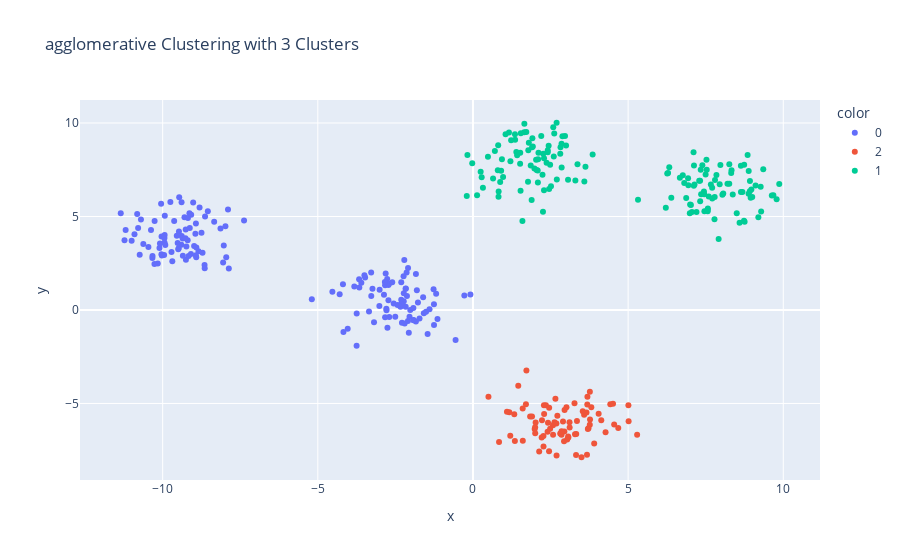
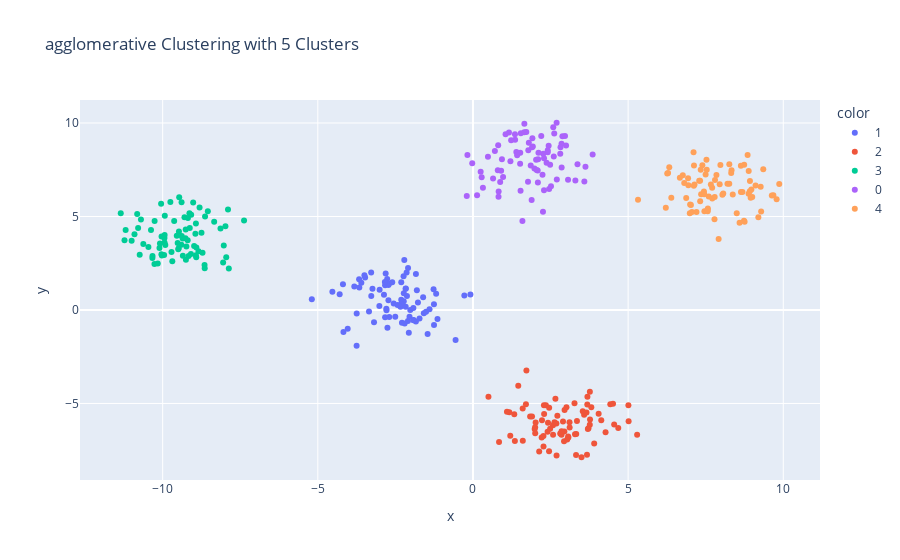
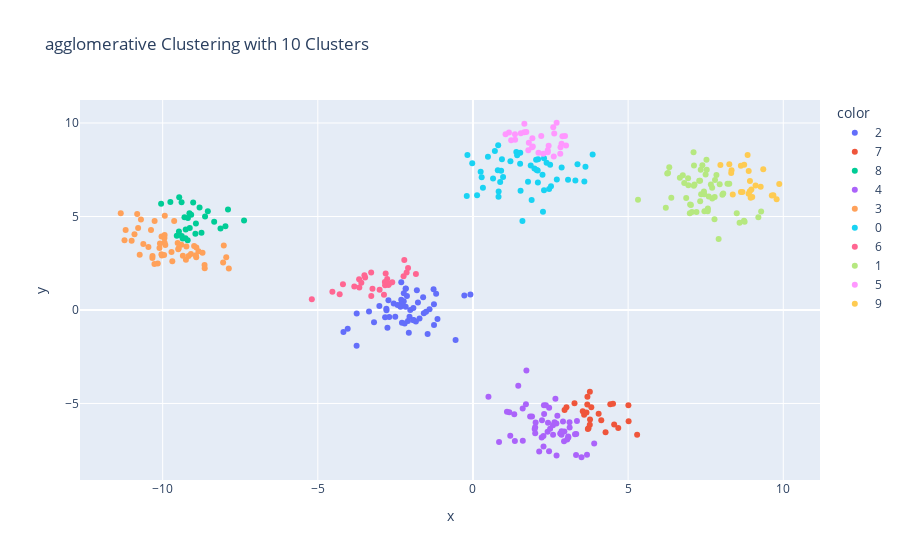

The notebook cell saved with these charts, in order:
### Code cell
labels_fixed = cluster_agglomerative(X, n_clusters=3)
plot_data(X, labels_fixed, title="agglomerative Clustering with 3 Clusters")

labels_fixed = cluster_agglomerative(X, n_clusters=5)
plot_data(X, labels_fixed, title="agglomerative Clustering with 5 Clusters")

labels_fixed = cluster_agglomerative(X, n_clusters=10)
plot_data(X, labels_fixed, title="agglomerative Clustering with 10 Clusters")
